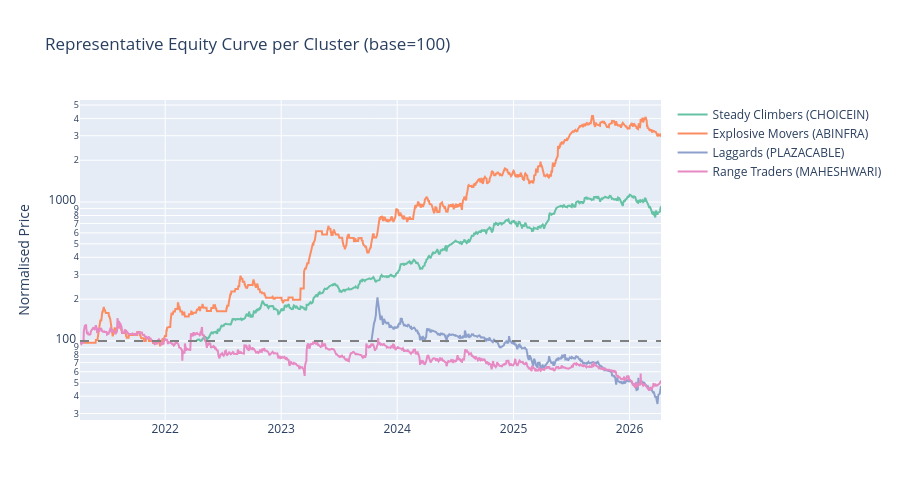

Write notebook code for a chart like this one.
### Markdown cell above
## 8. Equity curves — one representative from each cluster

### Code cell
fig = go.Figure()
palette = px.colors.qualitative.Set2

for i, cname in enumerate(feat_df['cluster_name'].unique()):
    # Pick the stock closest to the cluster centroid
    cluster_mask = feat_df['cluster_name'] == cname
    cluster_syms = feat_df[cluster_mask].index
    # Best r_squared in cluster as representative
    rep = feat_df.loc[cluster_syms, 'r_squared'].idxmax()

    c = close[rep].dropna()
    c_norm = c / c.iloc[0] * 100
    fig.add_trace(go.Scatter(
        x=c_norm.index, y=c_norm,
        name=f'{cname} ({rep})',
        line=dict(color=palette[i], width=2)
    ))

fig.add_hline(y=100, line_dash='dash', line_color='grey')
fig.update_layout(
    title='Representative Equity Curve per Cluster (base=100)',
    height=500, yaxis_title='Normalised Price',
    yaxis_type='log'
)
fig.show()

# Save cluster labels for use in other notebooks
cluster_labels = feat_df[['cluster','cluster_name']]
print(f'\ncluster_labels ready — {len(cluster_labels)} symbols classified')

### Figure 1 — Plotly figure (JSON) as saved in the notebook; plotly's stock layout.template omitted (floating-point values rounded to 4 significant figures; data arrays with more than 128 entries replaced by an {"elided": "..."} marker saying what was removed)
{"data": [{"line": {"color": "rgb(102,194,165)", "width": 2}, "name": "Steady Climbers (CHOICEIN)", "type": "scatter", "x": {"elided": "989 str values"}, "y": {"elided": "989 float values"}}, {"line": {"color": "rgb(252,141,98)", "width": 2}, "name": "Explosive Movers (ABINFRA)", "type": "scatter", "x": {"elided": "1237 str values"}, "y": {"elided": "1237 float values"}}, {"line": {"color": "rgb(141,160,203)", "width": 2}, "name": "Laggards (PLAZACABLE)", "type": "scatter", "x": {"elided": "614 str values"}, "y": {"elided": "614 float values"}}, {"line": {"color": "rgb(231,138,195)", "width": 2}, "name": "Range Traders (MAHESHWARI)", "type": "scatter", "x": {"elided": "1237 str values"}, "y": {"elided": "1237 float values"}}], "layout": {"height": 500, "shapes": [{"line": {"color": "grey", "dash": "dash"}, "type": "line", "x0": 0, "x1": 1, "xref": "x domain", "y0": 100, "y1": 100, "yref": "y"}], "title": {"text": "Representative Equity Curve per Cluster (base=100)"}, "yaxis": {"title": {"text": "Normalised Price"}, "type": "log"}}}
